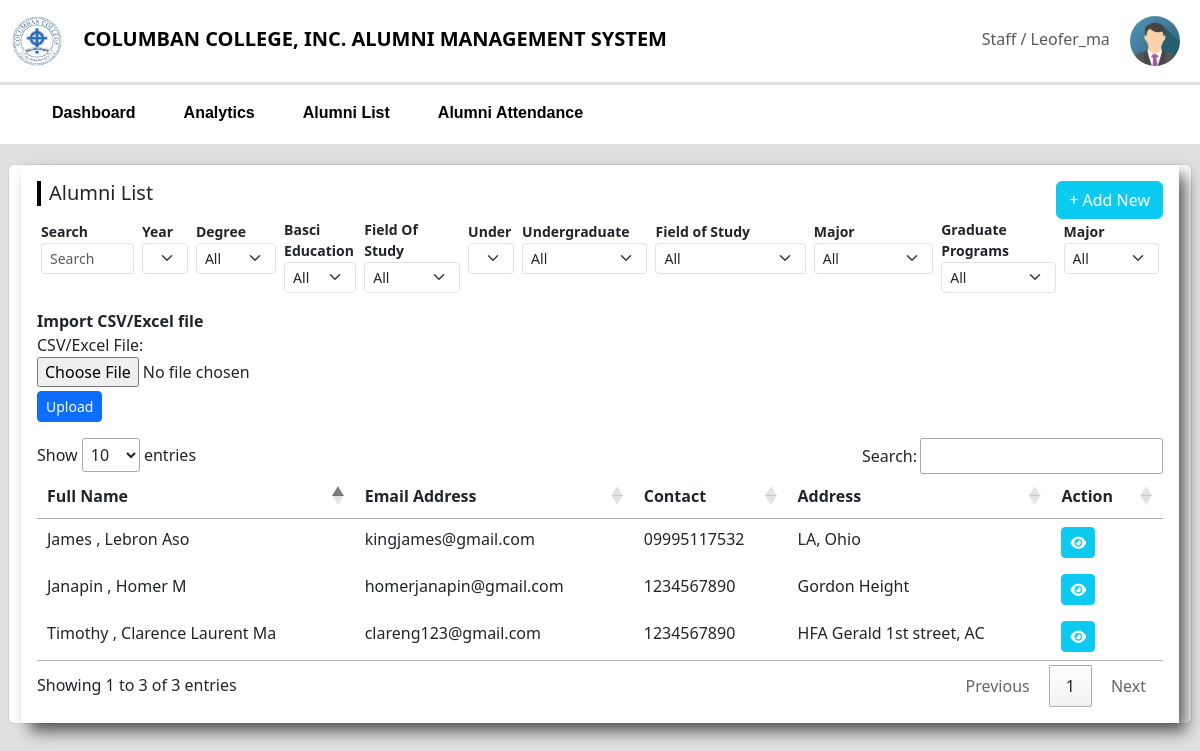
The app's page /alumni-list.php (signed in) with its own data.
### tables this page shows
CREATE TABLE `alumni` (
  `id` int(200) NOT NULL,
  `lastname` varchar(200) NOT NULL,
  `firstname` varchar(200) NOT NULL,
  `middlename` varchar(200) NOT NULL,
  `permanetaddr` varchar(200) NOT NULL,
  `presentaddr` varchar(200) NOT NULL,
  `emailaddr` varchar(200) NOT NULL,
  `birthdate` date NOT NULL,
  `contact` varchar(200) NOT NULL,
  `gender` varchar(200) NOT NULL,
  `civilstats` varchar(200) NOT NULL,
  `basiced` varchar(200) NOT NULL,
  `college` varchar(200) NOT NULL,
  `gradschool` varchar(200) NOT NULL,
  `course` varchar(200) NOT NULL,
  `yeargrad` year(4) NOT NULL,
  `norg` varchar(200) NOT NULL,
  `norgcontact` varchar(200) NOT NULL,
  `org` varchar(200) NOT NULL,
  `orgemail` varchar(200) NOT NULL
);

### alumni-list.php (the view, shortened to what this page needs)
<?php
include "server.php";
$sql = "SELECT * FROM alumni ORDER BY id DESC";
$result = mysqli_query($conn, $sql);
if (isset($_SESSION['username']) && isset($_SESSION['id'])) {
?>
<!DOCTYPE html>
<html lang="en">
<head>
<link rel="stylesheet" href="style.css">
<link rel="stylesheet" href="https://cdn.jsdelivr.net/npm/bootstrap@5.3.0-alpha1/dist/css/bootstrap.min.css">
<link rel="stylesheet" href="https://cdnjs.cloudflare.com/ajax/libs/font-awesome/6.2.1/css/all.min.css"
integrity="sha512-MV7K8+y+gLIBoVD59lQIYicR65iaqukzvf/nwasF0nqhPay5w/9lJmVM2hMDcnK1OnMGCdVK+iQrJ7lzPJQd1w=="
crossorigin="anonymous" />
<link rel="stylesheet" href="https://cdn.datatables.net/1.13.2/css/jquery.dataTables.min.css">
</head>
<body style="background-color: #e0e0e0;">
<nav class="navbar navbar-expand-lg" id="header">
<div class="container-fluid">
<a class="navbar-brand" href="#" id="logo-name">
<img src="assets/css/images/logo.png" width="50px;" alt="">
<span class="mx-3"><b>COLUMBAN COLLEGE, INC. ALUMNI MANAGEMENT SYSTEM</b></span>
</a>
<div class="collapse navbar-collapse justify-content-end" id="navbarSupportedContent">
<ul class="navbar-nav">
<li class="nav-item dropdown">
<a class="nav-link" href="#" role="button" data-bs-toggle="dropdown" aria-expanded="false">
<span class="mx-3">Staff / <?=$_SESSION['username']?></span>
<img src="assets/css/images/avatar.png" width="50px" class="rounded-circle" alt="">
</a>
</li>
</ul>
</div>
</div>
</nav>
<Header class="navbar navbar-expand-sm sub-header" id="header">
<div class="container-fluid">
<ul class="navbar-nav mx-3">
<li class="nav-item"><a id="nav-menu" href="index.php" class="nav-link mx-3">Dashboard</a></li>
<li class="nav-item"><a id="nav-menu" href="analytics.php" class="nav-link mx-3">Analytics</a></li>
<li class="nav-item"><a id="nav-menu" href="alumni-list.php" class="nav-link mx-3">Alumni List</a></li>
<li class="nav-item"><a id="nav-menu" href="alumni-attendance.php" class="nav-link mx-3">Alumni Attendance</a></li>
</ul>
</div>
</Header>
<div class="container-fluid" id="main">
<div class="row">
<div class="card">
<div class="card-body" style="box-shadow: 8px 9px 15px -1px rgba(0,0,0,0.64);">
<div class="d-flex justify-content-between">
<span class="px-2" style="border-left: 4px solid #000000; height: 25px;">
<h5>Alumni List</h5>
</span>
<a href="add-new.php" class="btn btn-info text-white">+ Add New</a>
</div>
<form action="" method="POST" id="" class="d-flex justify-content-between mb-3">
<div class="mx-1">
<label for="" id="label-text">Search</label>
<input type="search" class="form-control form-control-sm" placeholder="Search">
</div>
<div class="mx-1">
<label for="" id="label-text">Year</label>
<select name="" id='date-dropdown' class="form-select form-select-sm">
<option>All</option>
</select>
</div>
<div class="mx-1">
<label for="" id="label-text">Degree</label>
<select name="" id="" class="form-select form-select-sm">
<option>All</option>
</select>
</div>
<div class="mx-1">
<label for="" id="label-text">Basci Education</label>
<select name="" id="" class="form-select form-select-sm">
<option >All</option>
</select>
</div>
<div class="mx-1">
<label for="" id="label-text">Field Of Study</label>
<select name="" id="" class="form-select form-select-sm">
<option >All</option>
</select>
</div>
<div class="mx-1">
<label for="" id="label-text">Under</label>
<select name="" id="" class="form-select form-select-sm">
<option >All</option>
</select>
</div>
<div class="mx-1">
<label for="" id="label-text">Undergraduate</label>
<select name="" id="" class="form-select form-select-sm">
<option >All</option>
</select>
</div>
<div class="mx-1">
<label for="" id="label-text">Field of Study</label>
<select name="" id="" class="form-select form-select-sm">
<option >All</option>
</select>
</div>
<div class="mx-1">
<label for="" id="label-text">Major</label>
<select name="" id="" class="form-select form-select-sm">
<option >All</option>
</select>
</div>
<div class="mx-1">
<label for="" id="label-text">Graduate Programs</label>
<select name="" id="" class="form-select form-select-sm">
<option >All</option>
</select>
</div>
<div class="mx-1">
<label for="" id="label-text">Major</label>
<select name="" id="" class="form-select form-select-sm">
<option >All</option>
</select>
</div>
</form>
<form class="form-horizontal well mb-3" action="import.php" method="POST" name="upload_excel" enctype="multipart/form-data">
<fieldset>
<div class="control-group mb-1">
<span><b>Import CSV/Excel file</b></span>
<div class="control-label">
<label for="">CSV/Excel File:</label>
</div>
<div class="controls">
<input type="file" name="file" id="file" class="input-large">
</div>
</div>
<div class="control-group">
<div class="controls">
<button type="submit" id="submit" name="Import" class="btn btn-primary button-loading btn-sm" data-loading-text="Loading...">Upload</button>
</div>
</div>
</fieldset>
</form>
<?php if (mysqli_num_rows($result)) { ?>
<table id="example" class="table table-borderless">
<thead>
<tr>
<th>Full Name</th>
<th>Email Address</th>
<th>Contact</th>
<th>Address</th>
<th>Action</th>
</tr>
</thead>
<tbody>
<?php
while($rows = mysqli_fetch_assoc($result)){
?>
<tr>
<td ><?php echo $rows['lastname']; ?> , <?php echo $rows['firstname']; ?> <?php echo $rows['middlename']; ?></td>
<td><?php echo $rows['emailaddr']; ?></td>
<td><?php echo $rows['contact']; ?></td>
<td><?php echo $rows['presentaddr']; ?></td>
<td>
<a href="view-info-alumni.php" class="btn btn-info btn-sm text-white"><i class="fas fa-eye"></i></a>
</td>
</tr>
<?php } ?>
</tbody>
</table>
<?php } ?>
</div>
</div>
</div>
</div>
</body>
</html>
<?php }else{
	header("Location: login.php");
} ?>

### style.css (style rules this page uses)
:root { --blue: ; --yellow: ; --white: #ffffff; --cyan: #00aacc; --light-gray: #e0e0e0; --black: #000000; }
#header { background: var(--white); }
.sub-header { border-top: 3px solid var(--light-gray); }
#main { padding: 20px; }
#nav-menu { font-weight: 600; border-bottom: 3px solid transparent; color: var(--black); font-family: "Poppins", sans-serif; }
#logo-name { vertical-align: baseline; }
#label-text { font-size: 14px; font-weight: bold; }

### records on screen
alumni: lastname "Janapin", firstname "Homer", middlename "M", emailaddr "homerjanapin@gmail.com", contact "1234567890", presentaddr "Gordon Height"
alumni: lastname "Timothy", firstname "Clarence Laurent", middlename "Ma", emailaddr "clareng123@gmail.com", contact "1234567890", presentaddr "HFA Gerald 1st street, AC"
alumni: lastname "James", firstname "Lebron", middlename "Aso", emailaddr "kingjames@gmail.com", contact "09995117532", presentaddr "LA, Ohio"

### other values on screen
$_SESSION['username'] "Leofer_ma"
